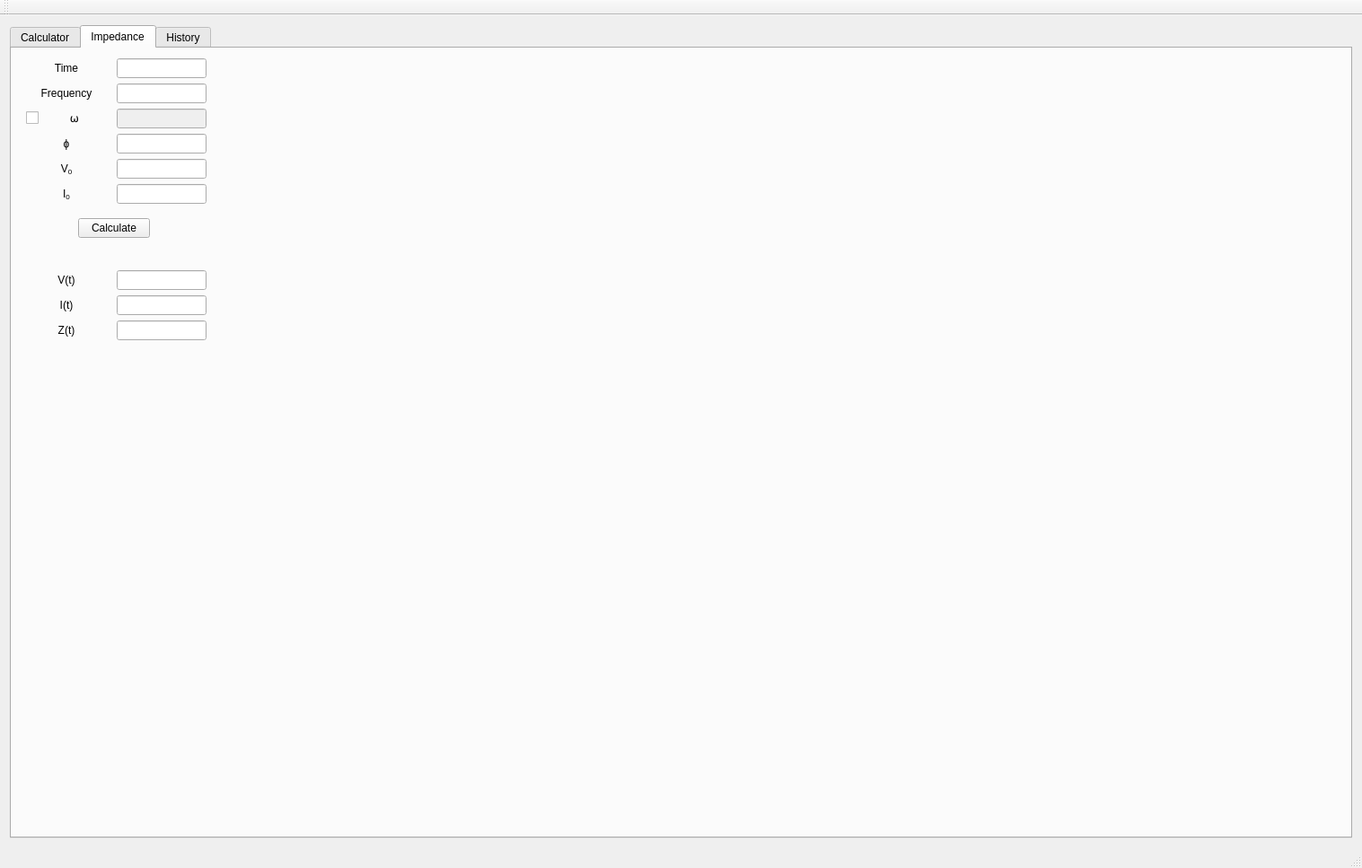
<?xml version="1.0" encoding="UTF-8"?>
<ui version="4.0">
 <class>MainWindow</class>
 <widget class="QMainWindow" name="MainWindow">
  <property name="geometry">
   <rect>
    <x>0</x>
    <y>0</y>
    <width>1517</width>
    <height>967</height>
   </rect>
  </property>
  <property name="windowTitle">
   <string>MainWindow</string>
  </property>
  <widget class="QWidget" name="centralWidget">
   <layout class="QGridLayout" name="gridLayout_6">
    <item row="0" column="0">
     <widget class="QTabWidget" name="tabWidget">
      <property name="maximumSize">
       <size>
        <width>16777215</width>
        <height>16777215</height>
       </size>
      </property>
      <property name="autoFillBackground">
       <bool>true</bool>
      </property>
      <property name="currentIndex">
       <number>1</number>
      </property>
      <widget class="QWidget" name="tab">
       <attribute name="title">
        <string>Calculator</string>
       </attribute>
       <widget class="QWidget" name="formLayoutWidget">
        <property name="geometry">
         <rect>
          <x>10</x>
          <y>30</y>
          <width>521</width>
          <height>271</height>
         </rect>
        </property>
        <layout class="QGridLayout" name="gridLayout_2">
         <item row="7" column="0">
          <widget class="QLabel" name="label_21">
           <property name="text">
            <string>&lt;html&gt;&lt;head/&gt;&lt;body&gt;&lt;p&gt;&lt;span style=&quot; font-size:12pt;&quot;&gt;ε&lt;/span&gt;&lt;span style=&quot; font-size:12pt; vertical-align:sub;&quot;&gt;r&lt;/span&gt;&lt;/p&gt;&lt;/body&gt;&lt;/html&gt;</string>
           </property>
           <property name="alignment">
            <set>Qt::AlignCenter</set>
           </property>
          </widget>
         </item>
         <item row="8" column="2">
          <widget class="QSpinBox" name="gBox">
           <property name="layoutDirection">
            <enum>Qt::RightToLeft</enum>
           </property>
           <property name="alignment">
            <set>Qt::AlignRight|Qt::AlignTrailing|Qt::AlignVCenter</set>
           </property>
           <property name="minimum">
            <number>-10</number>
           </property>
           <property name="maximum">
            <number>0</number>
           </property>
           <property name="value">
            <number>0</number>
           </property>
          </widget>
         </item>
         <item row="0" column="2">
          <widget class="QLabel" name="label_15">
           <property name="text">
            <string>m*10^ __</string>
           </property>
           <property name="alignment">
            <set>Qt::AlignLeading|Qt::AlignLeft|Qt::AlignVCenter</set>
           </property>
          </widget>
         </item>
         <item row="2" column="1">
          <widget class="QLineEdit" name="lineEdit_H">
           <property name="text">
            <string>0</string>
           </property>
          </widget>
         </item>
         <item row="3" column="0">
          <widget class="QLabel" name="label_3">
           <property name="text">
            <string>Structure Width </string>
           </property>
           <property name="alignment">
            <set>Qt::AlignCenter</set>
           </property>
          </widget>
         </item>
         <item row="5" column="2">
          <widget class="QSpinBox" name="dBox">
           <property name="layoutDirection">
            <enum>Qt::RightToLeft</enum>
           </property>
           <property name="alignment">
            <set>Qt::AlignRight|Qt::AlignTrailing|Qt::AlignVCenter</set>
           </property>
           <property name="minimum">
            <number>-10</number>
           </property>
           <property name="maximum">
            <number>0</number>
           </property>
           <property name="value">
            <number>0</number>
           </property>
          </widget>
         </item>
         <item row="5" column="0">
          <widget class="QLabel" name="label_5">
           <property name="text">
            <string>Distance Between Structures</string>
           </property>
           <property name="alignment">
            <set>Qt::AlignCenter</set>
           </property>
          </widget>
         </item>
         <item row="2" column="0">
          <widget class="QLabel" name="label_2">
           <property name="text">
            <string>Nanotube Height</string>
           </property>
           <property name="alignment">
            <set>Qt::AlignCenter</set>
           </property>
          </widget>
         </item>
         <item row="1" column="2">
          <widget class="QSpinBox" name="rBox">
           <property name="layoutDirection">
            <enum>Qt::RightToLeft</enum>
           </property>
           <property name="alignment">
            <set>Qt::AlignRight|Qt::AlignTrailing|Qt::AlignVCenter</set>
           </property>
           <property name="minimum">
            <number>-10</number>
           </property>
           <property name="maximum">
            <number>0</number>
           </property>
           <property name="value">
            <number>0</number>
           </property>
          </widget>
         </item>
         <item row="5" column="1">
          <widget class="QLineEdit" name="lineEdit_D">
           <property name="text">
            <string>0</string>
           </property>
          </widget>
         </item>
         <item row="6" column="1">
          <widget class="QLineEdit" name="lineEdit_E0">
           <property name="enabled">
            <bool>false</bool>
           </property>
           <property name="text">
            <string>8.854e-12</string>
           </property>
          </widget>
         </item>
         <item row="4" column="0">
          <widget class="QLabel" name="label_4">
           <property name="text">
            <string>Structure Length</string>
           </property>
           <property name="alignment">
            <set>Qt::AlignCenter</set>
           </property>
          </widget>
         </item>
         <item row="4" column="1">
          <widget class="QLineEdit" name="lineEdit_L">
           <property name="text">
            <string>0</string>
           </property>
          </widget>
         </item>
         <item row="8" column="1">
          <widget class="QLineEdit" name="lineEdit_G">
           <property name="text">
            <string>0</string>
           </property>
          </widget>
         </item>
         <item row="8" column="0">
          <widget class="QLabel" name="label_12">
           <property name="layoutDirection">
            <enum>Qt::LeftToRight</enum>
           </property>
           <property name="text">
            <string>Gap Between Tubes</string>
           </property>
           <property name="alignment">
            <set>Qt::AlignCenter</set>
           </property>
           <property name="margin">
            <number>0</number>
           </property>
          </widget>
         </item>
         <item row="6" column="2">
          <widget class="QComboBox" name="comboBox_8">
           <property name="enabled">
            <bool>false</bool>
           </property>
           <item>
            <property name="text">
             <string>F/m</string>
            </property>
           </item>
          </widget>
         </item>
         <item row="3" column="1">
          <widget class="QLineEdit" name="lineEdit_W">
           <property name="text">
            <string>0</string>
           </property>
          </widget>
         </item>
         <item row="1" column="1">
          <widget class="QLineEdit" name="lineEdit_R">
           <property name="text">
            <string>0</string>
           </property>
          </widget>
         </item>
         <item row="2" column="2">
          <widget class="QSpinBox" name="hBox">
           <property name="layoutDirection">
            <enum>Qt::RightToLeft</enum>
           </property>
           <property name="alignment">
            <set>Qt::AlignRight|Qt::AlignTrailing|Qt::AlignVCenter</set>
           </property>
           <property name="minimum">
            <number>-10</number>
           </property>
           <property name="maximum">
            <number>0</number>
           </property>
           <property name="value">
            <number>0</number>
           </property>
          </widget>
         </item>
         <item row="4" column="2">
          <widget class="QSpinBox" name="lBox">
           <property name="layoutDirection">
            <enum>Qt::RightToLeft</enum>
           </property>
           <property name="alignment">
            <set>Qt::AlignRight|Qt::AlignTrailing|Qt::AlignVCenter</set>
           </property>
           <property name="minimum">
            <number>-10</number>
           </property>
           <property name="maximum">
            <number>0</number>
           </property>
           <property name="value">
            <number>0</number>
           </property>
          </widget>
         </item>
         <item row="6" column="0">
          <widget class="QLabel" name="label_13">
           <property name="text">
            <string>&lt;html&gt;&lt;head/&gt;&lt;body&gt;&lt;p&gt;&lt;span style=&quot; font-size:12pt;&quot;&gt;ε&lt;/span&gt;&lt;span style=&quot; font-size:12pt; vertical-align:sub;&quot;&gt;0&lt;/span&gt;&lt;/p&gt;&lt;/body&gt;&lt;/html&gt;</string>
           </property>
           <property name="alignment">
            <set>Qt::AlignCenter</set>
           </property>
          </widget>
         </item>
         <item row="3" column="2">
          <widget class="QSpinBox" name="wBox">
           <property name="layoutDirection">
            <enum>Qt::RightToLeft</enum>
           </property>
           <property name="alignment">
            <set>Qt::AlignRight|Qt::AlignTrailing|Qt::AlignVCenter</set>
           </property>
           <property name="minimum">
            <number>-10</number>
           </property>
           <property name="maximum">
            <number>0</number>
           </property>
           <property name="value">
            <number>0</number>
           </property>
          </widget>
         </item>
         <item row="1" column="0">
          <widget class="QLabel" name="label">
           <property name="text">
            <string>Nanotube Radius</string>
           </property>
           <property name="alignment">
            <set>Qt::AlignCenter</set>
           </property>
          </widget>
         </item>
         <item row="7" column="1">
          <widget class="QLineEdit" name="lineEdit_Er">
           <property name="text">
            <string>0</string>
           </property>
          </widget>
         </item>
        </layout>
       </widget>
       <widget class="QWidget" name="formLayoutWidget_2">
        <property name="geometry">
         <rect>
          <x>790</x>
          <y>50</y>
          <width>664</width>
          <height>301</height>
         </rect>
        </property>
        <layout class="QGridLayout" name="gridLayout">
         <item row="5" column="0">
          <widget class="QLabel" name="label_10">
           <property name="text">
            <string>Num of NanoTubes</string>
           </property>
           <property name="alignment">
            <set>Qt::AlignCenter</set>
           </property>
          </widget>
         </item>
         <item row="3" column="0">
          <widget class="QLabel" name="label_9">
           <property name="text">
            <string>SA of Structure</string>
           </property>
           <property name="alignment">
            <set>Qt::AlignCenter</set>
           </property>
          </widget>
         </item>
         <item row="7" column="1">
          <widget class="QLineEdit" name="lineEdit_C">
           <property name="text">
            <string>0</string>
           </property>
           <property name="readOnly">
            <bool>true</bool>
           </property>
          </widget>
         </item>
         <item row="2" column="0">
          <widget class="QLabel" name="label_22">
           <property name="text">
            <string>SA of Base</string>
           </property>
           <property name="alignment">
            <set>Qt::AlignCenter</set>
           </property>
          </widget>
         </item>
         <item row="2" column="1">
          <widget class="QLineEdit" name="lineEdit_SAofB">
           <property name="text">
            <string>0</string>
           </property>
          </widget>
         </item>
         <item row="5" column="2">
          <widget class="QCheckBox" name="checkBox">
           <property name="text">
            <string>partial tubes</string>
           </property>
          </widget>
         </item>
         <item row="5" column="1">
          <widget class="QLineEdit" name="lineEdit_NofNT">
           <property name="text">
            <string>0</string>
           </property>
           <property name="readOnly">
            <bool>true</bool>
           </property>
          </widget>
         </item>
         <item row="0" column="2">
          <widget class="QLabel" name="label_17">
           <property name="text">
            <string>&lt;html&gt;&lt;head/&gt;&lt;body&gt;&lt;p&gt;m&lt;sup&gt;2&lt;/sup&gt;&lt;/p&gt;&lt;/body&gt;&lt;/html&gt;</string>
           </property>
          </widget>
         </item>
         <item row="3" column="2">
          <widget class="QLabel" name="label_16">
           <property name="text">
            <string>&lt;html&gt;&lt;head/&gt;&lt;body&gt;&lt;p&gt;m&lt;sup&gt;2&lt;/sup&gt;&lt;/p&gt;&lt;/body&gt;&lt;/html&gt;</string>
           </property>
          </widget>
         </item>
         <item row="2" column="2">
          <widget class="QLabel" name="label_23">
           <property name="text">
            <string>&lt;html&gt;&lt;head/&gt;&lt;body&gt;&lt;p&gt;m&lt;sup&gt;2&lt;/sup&gt;&lt;/p&gt;&lt;/body&gt;&lt;/html&gt;</string>
           </property>
          </widget>
         </item>
         <item row="6" column="0" colspan="3">
          <widget class="QLabel" name="label_19">
           <property name="text">
            <string>&lt;html&gt;&lt;head/&gt;&lt;body&gt;&lt;p&gt;&lt;span style=&quot; font-style:italic;&quot;&gt;NumOfTubes = Tubes Possible in Y (length) Direction * Tubes Possible in X (width) Direction&lt;/span&gt;&lt;/p&gt;&lt;/body&gt;&lt;/html&gt;</string>
           </property>
           <property name="alignment">
            <set>Qt::AlignHCenter|Qt::AlignTop</set>
           </property>
          </widget>
         </item>
         <item row="7" column="0">
          <widget class="QLabel" name="label_11">
           <property name="text">
            <string>Capacitance</string>
           </property>
           <property name="alignment">
            <set>Qt::AlignCenter</set>
           </property>
          </widget>
         </item>
         <item row="0" column="0">
          <widget class="QLabel" name="label_8">
           <property name="text">
            <string>SA of NanoTube</string>
           </property>
           <property name="alignment">
            <set>Qt::AlignCenter</set>
           </property>
          </widget>
         </item>
         <item row="0" column="1">
          <widget class="QLineEdit" name="lineEdit_SAofNT">
           <property name="text">
            <string>0</string>
           </property>
           <property name="readOnly">
            <bool>true</bool>
           </property>
          </widget>
         </item>
         <item row="3" column="1">
          <widget class="QLineEdit" name="lineEdit_SAofS">
           <property name="text">
            <string>0</string>
           </property>
           <property name="readOnly">
            <bool>true</bool>
           </property>
          </widget>
         </item>
         <item row="8" column="0" colspan="3">
          <widget class="QLabel" name="label_20">
           <property name="text">
            <string>&lt;html&gt;&lt;head/&gt;&lt;body&gt;&lt;p&gt;&lt;span style=&quot; font-style:italic;&quot;&gt;C = ε&lt;/span&gt;&lt;span style=&quot; font-style:italic; vertical-align:sub;&quot;&gt;r&lt;/span&gt;&lt;span style=&quot; font-style:italic;&quot;&gt; * ε&lt;/span&gt;&lt;span style=&quot; font-style:italic; vertical-align:sub;&quot;&gt;0&lt;/span&gt;&lt;span style=&quot; font-style:italic;&quot;&gt; * (&lt;/span&gt;&lt;span style=&quot; font-style:italic; vertical-align:super;&quot;&gt;SA&lt;/span&gt;&lt;span style=&quot; font-style:italic;&quot;&gt;⁄&lt;/span&gt;&lt;span style=&quot; font-style:italic; vertical-align:sub;&quot;&gt;D&lt;/span&gt;&lt;span style=&quot; font-style:italic;&quot;&gt;)&lt;/span&gt;&lt;/p&gt;&lt;/body&gt;&lt;/html&gt;</string>
           </property>
           <property name="alignment">
            <set>Qt::AlignHCenter|Qt::AlignTop</set>
           </property>
          </widget>
         </item>
         <item row="1" column="0" colspan="3">
          <widget class="QLabel" name="label_14">
           <property name="text">
            <string>&lt;html&gt;&lt;head/&gt;&lt;body&gt;&lt;p&gt;&lt;span style=&quot; font-style:italic;&quot;&gt;NanoTube SA = Radius&lt;/span&gt;&lt;span style=&quot; font-style:italic; vertical-align:super;&quot;&gt;2&lt;/span&gt;&lt;span style=&quot; font-style:italic;&quot;&gt; * π + Height * 2 * Radius * π&lt;/span&gt;&lt;/p&gt;&lt;/body&gt;&lt;/html&gt;</string>
           </property>
           <property name="alignment">
            <set>Qt::AlignHCenter|Qt::AlignTop</set>
           </property>
          </widget>
         </item>
         <item row="4" column="0" colspan="3">
          <widget class="QLabel" name="label_18">
           <property name="text">
            <string>&lt;html&gt;&lt;head/&gt;&lt;body&gt;&lt;p&gt;&lt;span style=&quot; font-style:italic;&quot;&gt;SATotal = Width * Length - (Top Face of Tube * Num of Tubes) + (SA of Each Tube * Num of Tubes)&lt;/span&gt;&lt;/p&gt;&lt;/body&gt;&lt;/html&gt;</string>
           </property>
           <property name="alignment">
            <set>Qt::AlignHCenter|Qt::AlignTop</set>
           </property>
          </widget>
         </item>
        </layout>
       </widget>
       <widget class="QPushButton" name="pushButton">
        <property name="geometry">
         <rect>
          <x>530</x>
          <y>460</y>
          <width>131</width>
          <height>31</height>
         </rect>
        </property>
        <property name="text">
         <string>Calculate</string>
        </property>
       </widget>
       <widget class="QPushButton" name="pushButton_2">
        <property name="geometry">
         <rect>
          <x>680</x>
          <y>460</y>
          <width>121</width>
          <height>31</height>
         </rect>
        </property>
        <property name="text">
         <string>Write to History</string>
        </property>
       </widget>
       <widget class="QWidget" name="gridLayoutWidget">
        <property name="geometry">
         <rect>
          <x>970</x>
          <y>410</y>
          <width>411</width>
          <height>121</height>
         </rect>
        </property>
        <layout class="QGridLayout" name="gridLayout_3">
         <item row="0" column="1">
          <widget class="QLineEdit" name="lineEdit_VWork">
           <property name="text">
            <string>0</string>
           </property>
          </widget>
         </item>
         <item row="1" column="0">
          <widget class="QLabel" name="label_26">
           <property name="text">
            <string>&lt;html&gt;&lt;head/&gt;&lt;body&gt;&lt;p&gt;R&lt;sub&gt;GATE&lt;/sub&gt;&lt;/p&gt;&lt;/body&gt;&lt;/html&gt;</string>
           </property>
           <property name="alignment">
            <set>Qt::AlignCenter</set>
           </property>
          </widget>
         </item>
         <item row="3" column="1">
          <widget class="QLineEdit" name="lineEdit_VOut">
           <property name="text">
            <string>0</string>
           </property>
          </widget>
         </item>
         <item row="2" column="1">
          <widget class="QLineEdit" name="lineEdit_i">
           <property name="text">
            <string>0</string>
           </property>
          </widget>
         </item>
         <item row="1" column="1">
          <widget class="QLineEdit" name="lineEdit_RGate">
           <property name="text">
            <string>0</string>
           </property>
          </widget>
         </item>
         <item row="0" column="0">
          <widget class="QLabel" name="label_25">
           <property name="text">
            <string>&lt;html&gt;&lt;head/&gt;&lt;body&gt;&lt;p&gt;V&lt;sub&gt;WORK&lt;/sub&gt;&lt;/p&gt;&lt;/body&gt;&lt;/html&gt;</string>
           </property>
           <property name="alignment">
            <set>Qt::AlignCenter</set>
           </property>
          </widget>
         </item>
         <item row="0" column="3">
          <widget class="QLabel" name="label_24">
           <property name="text">
            <string/>
           </property>
          </widget>
         </item>
         <item row="2" column="0">
          <widget class="QLabel" name="label_6">
           <property name="text">
            <string>i</string>
           </property>
           <property name="alignment">
            <set>Qt::AlignCenter</set>
           </property>
          </widget>
         </item>
         <item row="3" column="0">
          <widget class="QLabel" name="label_27">
           <property name="text">
            <string>&lt;html&gt;&lt;head/&gt;&lt;body&gt;&lt;p&gt;V&lt;sub&gt;OUT&lt;/sub&gt;&lt;/p&gt;&lt;/body&gt;&lt;/html&gt;</string>
           </property>
           <property name="alignment">
            <set>Qt::AlignCenter</set>
           </property>
          </widget>
         </item>
         <item row="2" column="2">
          <widget class="QRadioButton" name="findI">
           <property name="text">
            <string>Find i</string>
           </property>
           <property name="checked">
            <bool>true</bool>
           </property>
          </widget>
         </item>
         <item row="3" column="2">
          <widget class="QRadioButton" name="findVOut">
           <property name="text">
            <string>Find VOut</string>
           </property>
          </widget>
         </item>
        </layout>
       </widget>
       <widget class="QWidget" name="gridLayoutWidget_2">
        <property name="geometry">
         <rect>
          <x>20</x>
          <y>370</y>
          <width>391</width>
          <height>271</height>
         </rect>
        </property>
        <layout class="QGridLayout" name="gridLayout_5">
         <item row="5" column="1">
          <widget class="QLineEdit" name="diffusionCoefficient"/>
         </item>
         <item row="4" column="0">
          <widget class="QLabel" name="label_32">
           <property name="text">
            <string>Electrons Transferred</string>
           </property>
           <property name="alignment">
            <set>Qt::AlignCenter</set>
           </property>
          </widget>
         </item>
         <item row="5" column="0">
          <widget class="QLabel" name="label_33">
           <property name="text">
            <string>Diffusion Coefficient</string>
           </property>
           <property name="alignment">
            <set>Qt::AlignCenter</set>
           </property>
          </widget>
         </item>
         <item row="0" column="1">
          <widget class="QLineEdit" name="molOfCharge"/>
         </item>
         <item row="8" column="1">
          <widget class="QLineEdit" name="i0"/>
         </item>
         <item row="1" column="0">
          <widget class="QLabel" name="label_29">
           <property name="text">
            <string>Mol of Matter</string>
           </property>
           <property name="alignment">
            <set>Qt::AlignCenter</set>
           </property>
          </widget>
         </item>
         <item row="2" column="0">
          <widget class="QLabel" name="label_30">
           <property name="text">
            <string>Moles</string>
           </property>
           <property name="alignment">
            <set>Qt::AlignCenter</set>
           </property>
          </widget>
         </item>
         <item row="1" column="1">
          <widget class="QLineEdit" name="molOfMatter"/>
         </item>
         <item row="3" column="1">
          <widget class="QLineEdit" name="faradayConstant"/>
         </item>
         <item row="4" column="1">
          <widget class="QLineEdit" name="electronsTransferred"/>
         </item>
         <item row="2" column="1">
          <widget class="QLineEdit" name="moles"/>
         </item>
         <item row="0" column="0">
          <widget class="QLabel" name="label_28">
           <property name="text">
            <string>Mol of Charge</string>
           </property>
           <property name="alignment">
            <set>Qt::AlignCenter</set>
           </property>
          </widget>
         </item>
         <item row="3" column="0" alignment="Qt::AlignHCenter">
          <widget class="QLabel" name="label_31">
           <property name="text">
            <string>Faraday Constant</string>
           </property>
          </widget>
         </item>
         <item row="8" column="0">
          <widget class="QLabel" name="label_35">
           <property name="text">
            <string>&lt;html&gt;&lt;head/&gt;&lt;body&gt;&lt;p&gt;&lt;span style=&quot; font-size:10pt;&quot;&gt;i&lt;/span&gt;&lt;span style=&quot; font-size:10pt; vertical-align:sub;&quot;&gt;0&lt;/span&gt;&lt;/p&gt;&lt;/body&gt;&lt;/html&gt;</string>
           </property>
           <property name="alignment">
            <set>Qt::AlignCenter</set>
           </property>
          </widget>
         </item>
         <item row="6" column="1">
          <widget class="QLineEdit" name="concentration"/>
         </item>
         <item row="6" column="0">
          <widget class="QLabel" name="label_34">
           <property name="text">
            <string>Concentration</string>
           </property>
           <property name="alignment">
            <set>Qt::AlignCenter</set>
           </property>
          </widget>
         </item>
         <item row="7" column="0">
          <widget class="QLabel" name="label_36">
           <property name="text">
            <string>Time</string>
           </property>
           <property name="alignment">
            <set>Qt::AlignCenter</set>
           </property>
          </widget>
         </item>
         <item row="7" column="1">
          <widget class="QLineEdit" name="time"/>
         </item>
        </layout>
       </widget>
      </widget>
      <widget class="QWidget" name="tab_3">
       <attribute name="title">
        <string>Impedance</string>
       </attribute>
       <layout class="QVBoxLayout" name="verticalLayout">
        <item>
         <layout class="QGridLayout" name="gridLayout_4">
          <item row="1" column="1">
           <widget class="QCustomPlot" name="customPlot3" native="true">
            <property name="sizePolicy">
             <sizepolicy hsizetype="MinimumExpanding" vsizetype="MinimumExpanding">
              <horstretch>0</horstretch>
              <verstretch>0</verstretch>
             </sizepolicy>
            </property>
           </widget>
          </item>
          <item row="1" column="0">
           <widget class="QCustomPlot" name="customPlot2" native="true">
            <property name="sizePolicy">
             <sizepolicy hsizetype="MinimumExpanding" vsizetype="MinimumExpanding">
              <horstretch>0</horstretch>
              <verstretch>0</verstretch>
             </sizepolicy>
            </property>
           </widget>
          </item>
          <item row="0" column="1">
           <widget class="QCustomPlot" name="customPlot" native="true">
            <property name="sizePolicy">
             <sizepolicy hsizetype="MinimumExpanding" vsizetype="MinimumExpanding">
              <horstretch>0</horstretch>
              <verstretch>0</verstretch>
             </sizepolicy>
            </property>
           </widget>
          </item>
          <item row="0" column="0">
           <layout class="QGridLayout" name="gridLayout_10">
            <item row="5" column="0">
             <spacer name="verticalSpacer">
              <property name="orientation">
               <enum>Qt::Vertical</enum>
              </property>
              <property name="sizeType">
               <enum>QSizePolicy::MinimumExpanding</enum>
              </property>
              <property name="sizeHint" stdset="0">
               <size>
                <width>20</width>
                <height>40</height>
               </size>
              </property>
             </spacer>
            </item>
            <item row="4" column="0">
             <layout class="QGridLayout" name="gridLayout_12">
              <item row="2" column="0">
               <widget class="QLabel" name="label_43">
                <property name="maximumSize">
                 <size>
                  <width>100</width>
                  <height>16777215</height>
                 </size>
                </property>
                <property name="text">
                 <string>Z(t)</string>
                </property>
                <property name="alignment">
                 <set>Qt::AlignCenter</set>
                </property>
               </widget>
              </item>
              <item row="0" column="0">
               <widget class="QLabel" name="label_41">
                <property name="maximumSize">
                 <size>
                  <width>100</width>
                  <height>16777215</height>
                 </size>
                </property>
                <property name="text">
                 <string>V(t)</string>
                </property>
                <property name="alignment">
                 <set>Qt::AlignCenter</set>
                </property>
               </widget>
              </item>
              <item row="1" column="0">
               <widget class="QLabel" name="label_42">
                <property name="maximumSize">
                 <size>
                  <width>100</width>
                  <height>16777215</height>
                 </size>
                </property>
                <property name="text">
                 <string>I(t)</string>
                </property>
                <property name="alignment">
                 <set>Qt::AlignCenter</set>
                </property>
               </widget>
              </item>
              <item row="0" column="1">
               <widget class="QLineEdit" name="iVt">
                <property name="maximumSize">
                 <size>
                  <width>100</width>
                  <height>16777215</height>
                 </size>
                </property>
                <property name="readOnly">
                 <bool>true</bool>
                </property>
               </widget>
              </item>
              <item row="1" column="1">
               <widget class="QLineEdit" name="iIt">
                <property name="maximumSize">
                 <size>
                  <width>100</width>
                  <height>16777215</height>
                 </size>
                </property>
                <property name="readOnly">
                 <bool>true</bool>
                </property>
               </widget>
              </item>
              <item row="2" column="1">
               <widget class="QLineEdit" name="iZt">
                <property name="maximumSize">
                 <size>
                  <width>100</width>
                  <height>16777215</height>
                 </size>
                </property>
                <property name="readOnly">
                 <bool>true</bool>
                </property>
               </widget>
              </item>
             </layout>
            </item>
            <item row="0" column="1">
             <spacer name="horizontalSpacer">
              <property name="orientation">
               <enum>Qt::Horizontal</enum>
              </property>
              <property name="sizeType">
               <enum>QSizePolicy::MinimumExpanding</enum>
              </property>
              <property name="sizeHint" stdset="0">
               <size>
                <width>40</width>
                <height>20</height>
               </size>
              </property>
             </spacer>
            </item>
            <item row="1" column="0">
             <spacer name="verticalSpacer_2">
              <property name="orientation">
               <enum>Qt::Vertical</enum>
              </property>
              <property name="sizeType">
               <enum>QSizePolicy::Minimum</enum>
              </property>
              <property name="sizeHint" stdset="0">
               <size>
                <width>20</width>
                <height>10</height>
               </size>
              </property>
             </spacer>
            </item>
            <item row="0" column="0">
             <layout class="QGridLayout" name="gridLayout_9">
              <item row="0" column="1">
               <widget class="QLineEdit" name="iTime">
                <property name="maximumSize">
                 <size>
                  <width>100</width>
                  <height>16777215</height>
                 </size>
                </property>
               </widget>
              </item>
              <item row="3" column="0">
               <widget class="QLabel" name="label_38">
                <property name="maximumSize">
                 <size>
                  <width>100</width>
                  <height>16777215</height>
                 </size>
                </property>
                <property name="toolTip">
                 <string>Phase shift right</string>
                </property>
                <property name="text">
                 <string>ɸ</string>
                </property>
                <property name="alignment">
                 <set>Qt::AlignCenter</set>
                </property>
               </widget>
              </item>
              <item row="0" column="0">
               <widget class="QLabel" name="label_7">
                <property name="maximumSize">
                 <size>
                  <width>100</width>
                  <height>16777215</height>
                 </size>
                </property>
                <property name="text">
                 <string>Time</string>
                </property>
                <property name="alignment">
                 <set>Qt::AlignCenter</set>
                </property>
               </widget>
              </item>
              <item row="5" column="1">
               <widget class="QLineEdit" name="iI0">
                <property name="maximumSize">
                 <size>
                  <width>100</width>
                  <height>16777215</height>
                 </size>
                </property>
               </widget>
              </item>
              <item row="4" column="1">
               <widget class="QLineEdit" name="iV0">
                <property name="maximumSize">
                 <size>
                  <width>100</width>
                  <height>16777215</height>
                 </size>
                </property>
               </widget>
              </item>
              <item row="1" column="1">
               <widget class="QLineEdit" name="iFreq">
                <property name="maximumSize">
                 <size>
                  <width>100</width>
                  <height>16777215</height>
                 </size>
                </property>
               </widget>
              </item>
              <item row="5" column="0">
               <widget class="QLabel" name="label_40">
                <property name="maximumSize">
                 <size>
                  <width>100</width>
                  <height>16777215</height>
                 </size>
                </property>
                <property name="toolTip">
                 <string>Peak Current</string>
                </property>
                <property name="text">
                 <string>&lt;html&gt;&lt;head/&gt;&lt;body&gt;&lt;p&gt;I&lt;span style=&quot; vertical-align:sub;&quot;&gt;0&lt;/span&gt;&lt;/p&gt;&lt;/body&gt;&lt;/html&gt;</string>
                </property>
                <property name="alignment">
                 <set>Qt::AlignCenter</set>
                </property>
               </widget>
              </item>
              <item row="3" column="1">
               <widget class="QLineEdit" name="iPhi">
                <property name="maximumSize">
                 <size>
                  <width>100</width>
                  <height>16777215</height>
                 </size>
                </property>
               </widget>
              </item>
              <item row="1" column="0">
               <widget class="QLabel" name="label_37">
                <property name="maximumSize">
                 <size>
                  <width>100</width>
                  <height>16777215</height>
                 </size>
                </property>
                <property name="text">
                 <string>Frequency</string>
                </property>
                <property name="alignment">
                 <set>Qt::AlignCenter</set>
                </property>
               </widget>
              </item>
              <item row="4" column="0">
               <widget class="QLabel" name="label_39">
                <property name="maximumSize">
                 <size>
                  <width>100</width>
                  <height>16777215</height>
                 </size>
                </property>
                <property name="toolTip">
                 <string>Peak Voltage</string>
                </property>
                <property name="text">
                 <string>&lt;html&gt;&lt;head/&gt;&lt;body&gt;&lt;p&gt;V&lt;span style=&quot; vertical-align:sub;&quot;&gt;0&lt;/span&gt;&lt;/p&gt;&lt;/body&gt;&lt;/html&gt;</string>
                </property>
                <property name="alignment">
                 <set>Qt::AlignCenter</set>
                </property>
               </widget>
              </item>
              <item row="2" column="0" alignment="Qt::AlignHCenter|Qt::AlignVCenter">
               <widget class="QCheckBox" name="wCheck">
                <property name="text">
                 <string>         ⍵       </string>
                </property>
               </widget>
              </item>
              <item row="2" column="1">
               <widget class="QLineEdit" name="w">
                <property name="enabled">
                 <bool>false</bool>
                </property>
                <property name="sizePolicy">
                 <sizepolicy hsizetype="Expanding" vsizetype="Fixed">
                  <horstretch>0</horstretch>
                  <verstretch>0</verstretch>
                 </sizepolicy>
                </property>
                <property name="maximumSize">
                 <size>
                  <width>100</width>
                  <height>16777215</height>
                 </size>
                </property>
                <property name="readOnly">
                 <bool>false</bool>
                </property>
               </widget>
              </item>
             </layout>
            </item>
            <item row="2" column="0" alignment="Qt::AlignHCenter|Qt::AlignVCenter">
             <widget class="QPushButton" name="pushButton_5">
              <property name="enabled">
               <bool>true</bool>
              </property>
              <property name="sizePolicy">
               <sizepolicy hsizetype="Minimum" vsizetype="Fixed">
                <horstretch>0</horstretch>
                <verstretch>0</verstretch>
               </sizepolicy>
              </property>
              <property name="maximumSize">
               <size>
                <width>100</width>
                <height>16777215</height>
               </size>
              </property>
              <property name="layoutDirection">
               <enum>Qt::LeftToRight</enum>
              </property>
              <property name="text">
               <string>Calculate</string>
              </property>
             </widget>
            </item>
            <item row="3" column="0">
             <spacer name="verticalSpacer_3">
              <property name="orientation">
               <enum>Qt::Vertical</enum>
              </property>
              <property name="sizeType">
               <enum>QSizePolicy::Minimum</enum>
              </property>
              <property name="sizeHint" stdset="0">
               <size>
                <width>20</width>
                <height>30</height>
               </size>
              </property>
             </spacer>
            </item>
           </layout>
          </item>
         </layout>
        </item>
       </layout>
      </widget>
      <widget class="QWidget" name="tab_2">
       <attribute name="title">
        <string>History</string>
       </attribute>
       <layout class="QVBoxLayout" name="verticalLayout_2">
        <item>
         <layout class="QGridLayout" name="gridLayout_7">
          <item row="1" column="0" colspan="3">
           <widget class="QTableWidget" name="tableWidget">
            <property name="enabled">
             <bool>true</bool>
            </property>
            <property name="sizePolicy">
             <sizepolicy hsizetype="Expanding" vsizetype="Ignored">
              <horstretch>0</horstretch>
              <verstretch>0</verstretch>
             </sizepolicy>
            </property>
            <property name="gridStyle">
             <enum>Qt::SolidLine</enum>
            </property>
            <column>
             <property name="text">
              <string>NT Radius</string>
             </property>
            </column>
            <column>
             <property name="text">
              <string>Height</string>
             </property>
            </column>
            <column>
             <property name="text">
              <string>Gap btwn NT</string>
             </property>
            </column>
            <column>
             <property name="text">
              <string>Num of NT</string>
             </property>
            </column>
            <column>
             <property name="text">
              <string>NT SA</string>
             </property>
            </column>
            <column>
             <property name="text">
              <string>Struct Width</string>
             </property>
            </column>
            <column>
             <property name="text">
              <string>Struct Length</string>
             </property>
            </column>
            <column>
             <property name="text">
              <string>Dist btwn Structs</string>
             </property>
            </column>
            <column>
             <property name="text">
              <string>SA of Base</string>
             </property>
            </column>
            <column>
             <property name="text">
              <string>SA of Struct</string>
             </property>
            </column>
            <column>
             <property name="text">
              <string>E0</string>
             </property>
            </column>
            <column>
             <property name="text">
              <string>Er</string>
             </property>
            </column>
            <column>
             <property name="text">
              <string>Capacitance</string>
             </property>
            </column>
            <column>
             <property name="text">
              <string>RGate</string>
             </property>
            </column>
            <column>
             <property name="text">
              <string>VWork</string>
             </property>
            </column>
            <column>
             <property name="text">
              <string>VOut</string>
             </property>
            </column>
            <column>
             <property name="text">
              <string>i</string>
             </property>
            </column>
            <column>
             <property name="text">
              <string>Partial NT</string>
             </property>
            </column>
           </widget>
          </item>
          <item row="2" column="1">
           <widget class="QPushButton" name="pushButton_3">
            <property name="maximumSize">
             <size>
              <width>200</width>
              <height>16777215</height>
             </size>
            </property>
            <property name="layoutDirection">
             <enum>Qt::LeftToRight</enum>
            </property>
            <property name="text">
             <string>Delete Row</string>
            </property>
           </widget>
          </item>
         </layout>
        </item>
       </layout>
      </widget>
     </widget>
    </item>
   </layout>
  </widget>
  <widget class="QToolBar" name="mainToolBar">
   <attribute name="toolBarArea">
    <enum>TopToolBarArea</enum>
   </attribute>
   <attribute name="toolBarBreak">
    <bool>false</bool>
   </attribute>
  </widget>
  <widget class="QStatusBar" name="statusBar"/>
  <widget class="QMenuBar" name="menuBar">
   <property name="geometry">
    <rect>
     <x>0</x>
     <y>0</y>
     <width>1517</width>
     <height>22</height>
    </rect>
   </property>
  </widget>
 </widget>
 <layoutdefault spacing="6" margin="11"/>
 <customwidgets>
  <customwidget>
   <class>QCustomPlot</class>
   <extends>QWidget</extends>
   <header>qcustomplot.h</header>
   <container>1</container>
  </customwidget>
 </customwidgets>
 <resources/>
 <connections/>
</ui>
